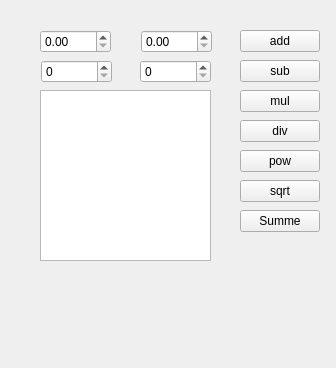
<?xml version="1.0" encoding="UTF-8"?>
<ui version="4.0">
 <class>Widget</class>
 <widget class="QWidget" name="Widget">
  <property name="geometry">
   <rect>
    <x>0</x>
    <y>0</y>
    <width>336</width>
    <height>368</height>
   </rect>
  </property>
  <property name="windowTitle">
   <string>Widget</string>
  </property>
  <widget class="QPushButton" name="btnAdd">
   <property name="geometry">
    <rect>
     <x>240</x>
     <y>30</y>
     <width>80</width>
     <height>22</height>
    </rect>
   </property>
   <property name="text">
    <string>add</string>
   </property>
  </widget>
  <widget class="QPushButton" name="btnSub">
   <property name="geometry">
    <rect>
     <x>240</x>
     <y>60</y>
     <width>80</width>
     <height>22</height>
    </rect>
   </property>
   <property name="text">
    <string>sub</string>
   </property>
  </widget>
  <widget class="QPushButton" name="btnMul">
   <property name="geometry">
    <rect>
     <x>240</x>
     <y>90</y>
     <width>80</width>
     <height>22</height>
    </rect>
   </property>
   <property name="text">
    <string>mul</string>
   </property>
  </widget>
  <widget class="QPushButton" name="btnDiv">
   <property name="geometry">
    <rect>
     <x>240</x>
     <y>120</y>
     <width>80</width>
     <height>22</height>
    </rect>
   </property>
   <property name="text">
    <string>div</string>
   </property>
  </widget>
  <widget class="QPushButton" name="btnPow">
   <property name="geometry">
    <rect>
     <x>240</x>
     <y>150</y>
     <width>80</width>
     <height>22</height>
    </rect>
   </property>
   <property name="text">
    <string>pow</string>
   </property>
  </widget>
  <widget class="QPushButton" name="btnSqrt">
   <property name="geometry">
    <rect>
     <x>240</x>
     <y>180</y>
     <width>80</width>
     <height>22</height>
    </rect>
   </property>
   <property name="text">
    <string>sqrt</string>
   </property>
  </widget>
  <widget class="QDoubleSpinBox" name="edtZahl1">
   <property name="geometry">
    <rect>
     <x>40</x>
     <y>30</y>
     <width>71</width>
     <height>23</height>
    </rect>
   </property>
  </widget>
  <widget class="QDoubleSpinBox" name="edtZahl2">
   <property name="geometry">
    <rect>
     <x>141</x>
     <y>30</y>
     <width>71</width>
     <height>23</height>
    </rect>
   </property>
  </widget>
  <widget class="QPlainTextEdit" name="edtLog">
   <property name="geometry">
    <rect>
     <x>40</x>
     <y>90</y>
     <width>171</width>
     <height>171</height>
    </rect>
   </property>
  </widget>
  <widget class="QSpinBox" name="edtZahl3">
   <property name="geometry">
    <rect>
     <x>41</x>
     <y>60</y>
     <width>71</width>
     <height>23</height>
    </rect>
   </property>
  </widget>
  <widget class="QSpinBox" name="edtZahl4">
   <property name="geometry">
    <rect>
     <x>140</x>
     <y>60</y>
     <width>71</width>
     <height>23</height>
    </rect>
   </property>
  </widget>
  <widget class="QPushButton" name="btnSumme">
   <property name="geometry">
    <rect>
     <x>240</x>
     <y>210</y>
     <width>80</width>
     <height>22</height>
    </rect>
   </property>
   <property name="text">
    <string>Summe</string>
   </property>
  </widget>
 </widget>
 <resources/>
 <connections/>
</ui>
